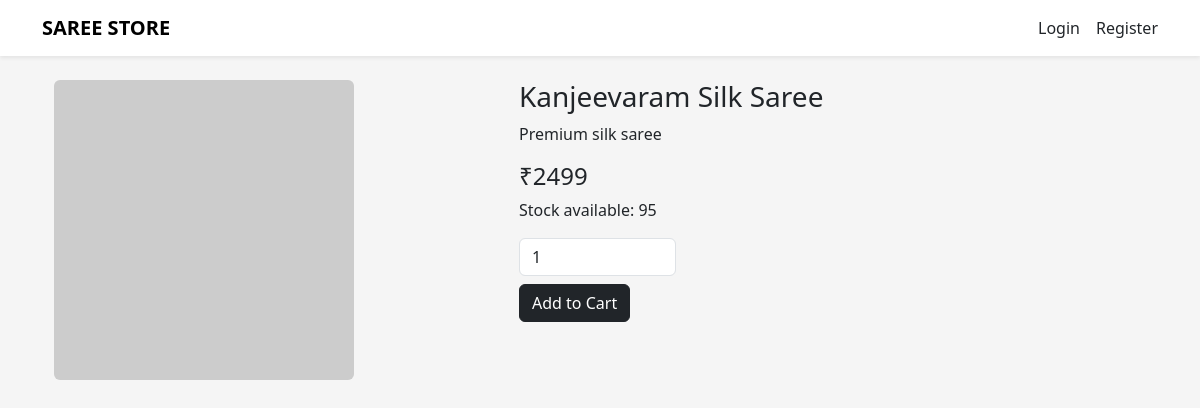
Before: /product/1 with the older database file.
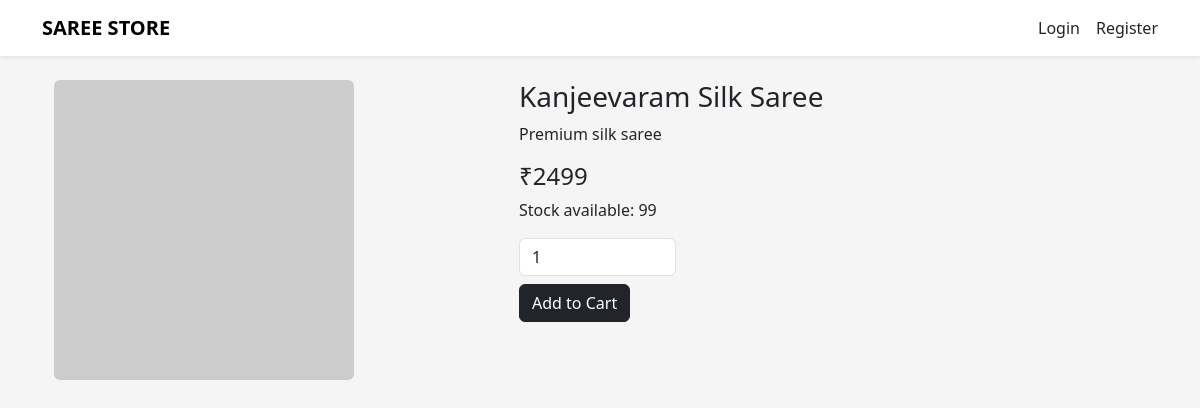
After: the same page with the newer database file.
### app.py (models this page shows)
class Product(db.Model):
    id = db.Column(db.Integer, primary_key=True)
    name = db.Column(db.String(150), nullable=False)
    price = db.Column(db.Integer, nullable=False)
    stock = db.Column(db.Integer, nullable=False)  # NEW
    image = db.Column(db.String(300), nullable=False)
    description = db.Column(db.Text, nullable=False)

### app.py (the view)
@app.route("/product/<int:id>")
def product_detail(id):
    product = Product.query.get_or_404(id)
    return render_template("product_detail.html", product=product)

### templates/product_detail.html
{% extends "base.html" %}
{% block content %}
<div class="container mt-4">
  <div class="row">
    <div class="col-md-5">
      <img src="{{ product.image }}" class="img-fluid rounded">
    </div>
    <div class="col-md-7">
      <h3>{{ product.name }}</h3>
      <p>{{ product.description }}</p>
      <h4>₹{{ product.price }}</h4>
      <p>Stock available: {{ product.stock }}</p>
      {% if product.stock > 0 %}
      <form method="POST" action="/add-to-cart/{{ product.id }}">
        <input
          type="number"
          name="quantity"
          value="1"
          min="1"
          max="{{ product.stock }}"
          class="form-control w-25 mb-2"
        >
        <button class="btn btn-dark">
          Add to Cart
        </button>
      </form>
      {% else %}
        <p class="text-danger">Out of stock</p>
      {% endif %}
    </div>
  </div>
</div>
{% endblock %}

### templates/base.html (shortened to what this page needs)
<!DOCTYPE html>
<html lang="en">
<head>
    <link href="https://cdn.jsdelivr.net/npm/bootstrap@5.3.3/dist/css/bootstrap.min.css" rel="stylesheet">
    <link rel="stylesheet" href="{{ url_for('static', filename='css/style.css') }}">
</head>
<body>
<nav class="navbar navbar-expand-lg navbar-light bg-white shadow-sm">
  <div class="container">
    <a class="navbar-brand fw-bold" href="/">SAREE STORE</a>
    <div class="d-flex align-items-center gap-3">
      {% if current_user.is_authenticated %}
        <span class="fw-semibold">Hi, {{ current_user.name }}</span>
        <a class="nav-link" href="/logout">Logout</a>
        <a class="nav-link" href="/cart">Cart 🛒</a>
      {% else %}
        <a class="nav-link" href="/login">Login</a>
        <a class="nav-link" href="/register">Register</a>
      {% endif %}
    </div>
  </div>
</nav>
<div class="container mt-4">
    {% block content %}{% endblock %}
</div>
</body>
</html>

### static/css/style.css (style rules this page uses)
body { background-color: #f5f5f5; }

Changed rows visible on the page:
changed Product "Kanjeevaram Silk Saree": stock "95" → "99"
